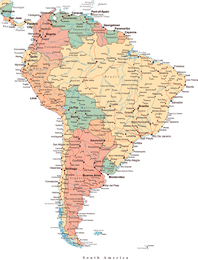
%> input picture reseni/AmerikaJ.png, 198 x 260 px, shrunk from 1200 x 1576 before the run, given in place of star.png, which was not available
$ octave afrika_kanaly.m   (GNU Octave 9; MATLAB toolbox functions it lacks are replaced by stand-ins)
%> lines starting %> are read from the running program, lines starting %| are printed output that depends on the picture; pictures that were not available may be replaced by others from this repository, and a replacement may not be noted
### reseni/label.m
function [CS, ccounter] = label(ll,picflag)

%
% [CS ccounter] = label(ll,flag)
%
% Label segments using 4-connectivity
% ll .. input binary image (1's objects, 0's background)
% picflag .. if defined, also display the final labeled image
% CS .. output image with taged objects
% ccounter .. number of taged objects
%
% You can select individual objects by typing CS==i, where i=1,..,ccounter
%


% negative for compatibility reasons
ll = ~ll;
% working marix (may contain open segments)
OS = zeros(size(ll));
% final matrix
CS = zeros(size(ll));

w = size(ll,2);
h = size(ll,1);

% counter of close segments
ccounter = 1;

% scanline index
scanind = 1;

% first line
scanline = ll(:,scanind);
[seg c] = segment(scanline);
OS(:,scanind) = seg;

% counter of open segments
ocounter = c+1;

% main loop; do one column by one
for scanind = 2:w
   if rem(scanind,10)==0
      scanind
   end


   [seg c] = segment(ll(:,scanind));
   % create or attache and/or join
   for i=1:c
      joints = (OS((seg == i) & OS(:,scanind-1),scanind-1));
      % no joints, new segment starts
      if isempty(joints)
         OS((seg==i),scanind) = ocounter;
         ocounter = ocounter + 1;
      else
         joints = simplify(joints);
         % attach current segment to the first neighbouring one
         OS((seg==i),scanind) = joints(1);
         % more neighbours? join them all
         for k = joints(2:end)
            OS(OS == k) = joints(1);
         end
      end
   end
end

% relabel segments so that each label in the interval 1..NO_OF_SEGMENTS is used
for i = 1:ocounter-1
   mask = find(OS == i);
   if ~isempty(mask)
      CS(mask) = ccounter;
      ccounter = ccounter + 1;
   end
end

ccounter = ccounter-1

if exist('picflag')
    figure; colormap(gray);
    imagesc(CS~=0);
    axis image;
    for i=1:ccounter
        [k l] = find(CS==i);
        text(min(l),min(k),num2str(i),'Color','r');
    end
end

% segment one image line
function [o, s] = segment(sl)

o = zeros(length(sl),1);;
d = conv([1; sl; 1],[-1; 1]);
d = d(2:end-1);
l = find(d == 1);
r = find(d == -1);
%r = r-1;
s = 0;
for i=[l r-1]'
   s= s+1;
   o(i(1):i(2)) = s;
end

% remove multiple occurences of the same number
% [5 lines left out: function simplify, not called in this run]

### reseni/find_centroids.m
function C = find_centroids(I)

[lab, N] = label(I);

C = zeros(N, 2);
for i=1:N
  R = lab == i;
  [rows, cols] = find(R==1);
  cx = mean( cols );
  cy = mean( rows );
  C(i,:) = [cx, cy];
end

end

### reseni/afrika_kanaly.m
star = imread('star.png');
%> star is the input picture: size 260x198x3 uint8; mean R, G, B 239.1, 228.8, 217
%star = rgb2gray(star);
%star = star > 80;
imshow(star);
%star = [0 0 0 0 1 0 0 0 0;
%        0 0 0 0 1 0 0 0 0;
%        0 0 0 1 1 1 0 0 0;
%        1 1 1 1 1 1 1 1 1;
%        0 1 1 1 1 1 1 1 0;
%        0 0 1 1 1 1 1 0 0;
%        0 0 1 1 1 1 1 0 0;
%        0 0 1 1 0 1 1 0 0;
%        0 1 1 0 0 0 1 1 0; ];

evropa = imread('Afrika.png');
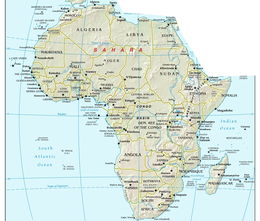
%> input picture reseni/Afrika.png, 260 x 221 px, shrunk from 1680 x 1426 before the run
%> evropa is the input picture: size 221x260x3 uint8; mean R, G, B 214.8, 229.2, 222.2
%evropa = rgb2gray(africa);
%evropa = africa > 100;

%imshow(evropa);

cor_r = normxcorr2(star(:,:,1), evropa(:,:,1));
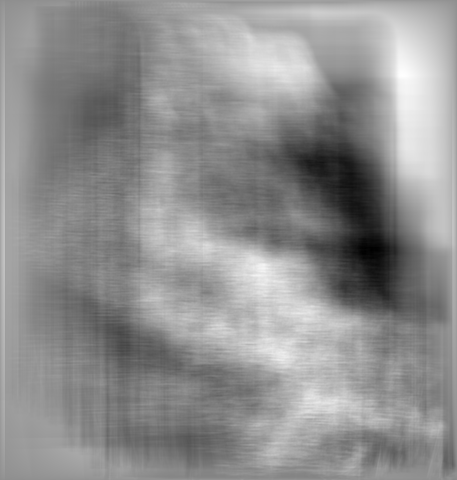
%> cor_r: size 480x457 double; min -0.188, max 0.152, mean 0.00382; drawn with min black and max white
cor_g = normxcorr2(star(:,:,2), evropa(:,:,2));
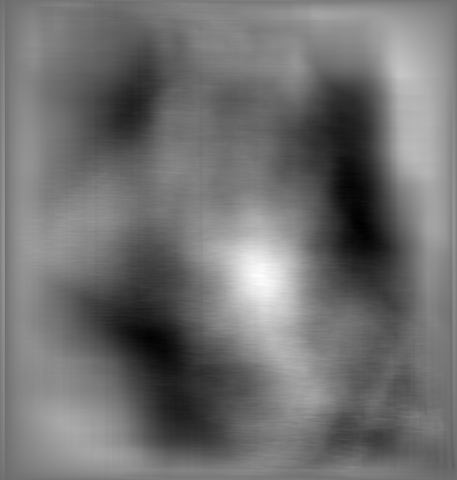
%> cor_g: size 480x457 double; min -0.253, max 0.335, mean 0.0077; drawn with min black and max white
cor_b = normxcorr2(star(:,:,3), evropa(:,:,3));
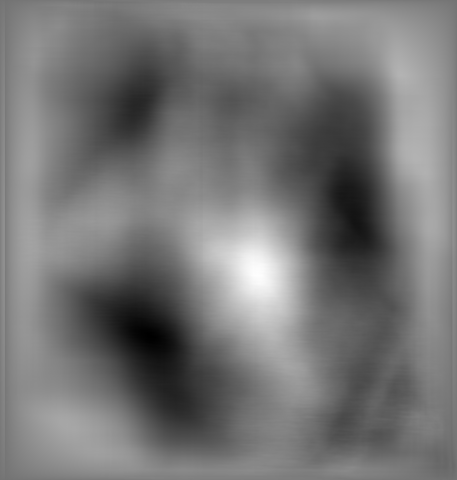
%> cor_b: size 480x457 double; min -0.409, max 0.499, mean 0.00999; drawn with min black and max white

%zobr(cor > 0.6);

cor_threshold = 0.68;
cities = cor_r > cor_threshold & cor_g > cor_threshold & cor_b > cor_threshold;
%> cities: size 480x457 logical; every value is 0
%cities = thin(cities);
%imshow(cities);

[xs,ys] = find(cities);
%> xs = []; ys = []

xs = xs - size(star,2)/2;
ys = ys - size(star,1)/2;


imshow(evropa);
hold on;
%plot(ys, xs, 'go');
%hold off;

C = find_centroids(cities);
%> in label, `ll = ~ll;`: ll: size 480x457 logical; every value is 1
%> in label, `scanline = ll(:,scanind);`: scanline = 480 logical values, 480 true
%> in segment, `d = conv([1; sl; 1],[-1; 1]);`: d = 483 values from -1 to 1
%> in segment, `d = d(2:end-1);`: d = 481 values from 0 to 0
%> in segment, `l = find(d == 1);`: l = []
%> after the loop in segment, `for i=[l r-1]'`: o = 480 values from 0 to 0; s = 0
%> in label, `[seg c] = segment(scanline);`: seg = 480 values from 0 to 0; c = 0
%> in label, `OS(:,scanind) = seg;`: OS: size 480x457 double; every value is 0
%> in label, `ocounter = c+1;`: ocounter = 1
%> in label, `ccounter = ccounter-1`: ccounter = 0
%> C = []
C(:,1) = C(:,1)-size(star,1)/2;
C(:,2) = C(:,2)-size(star,2)/2;
plot(C(:,1), C(:,2), 'ro', 'markersize', 20, 'LineWidth',4);

% [5 lines of commented-out code are left out]

chosen_city = 1;
closest_city_dist = 0;
% Find city with maximum closest city distance
for i=1:length(C)
  i_closest_dist = 10000000000000000;
  for j=1:length(C)
    d = sqrt((C(i,1)-C(j,1))^2 + (C(i,2)-C(j,2))^2);
    if d < i_closest_dist && j ~= i
      i_closest_dist = d
    end
  end
  if i_closest_dist > closest_city_dist
    chosen_city = i;
    closest_city_dist = i_closest_dist;
  end
end
%> after the loop, chosen_city = 1; closest_city_dist = 0

plot(C(chosen_city, 1), C(chosen_city, 2), 'go', 'markersize', 20, 'LineWidth',4);
%> (this line was passed over: plot is not available in this run)
